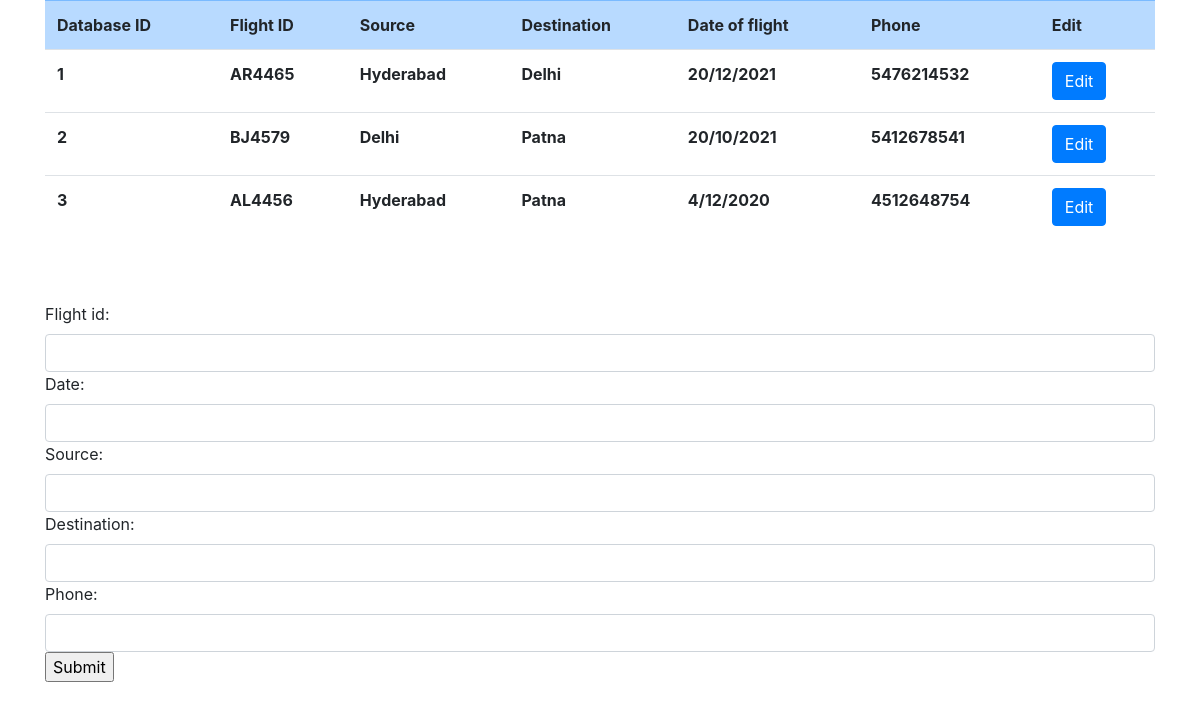
Before: /flights/ with the older database file.
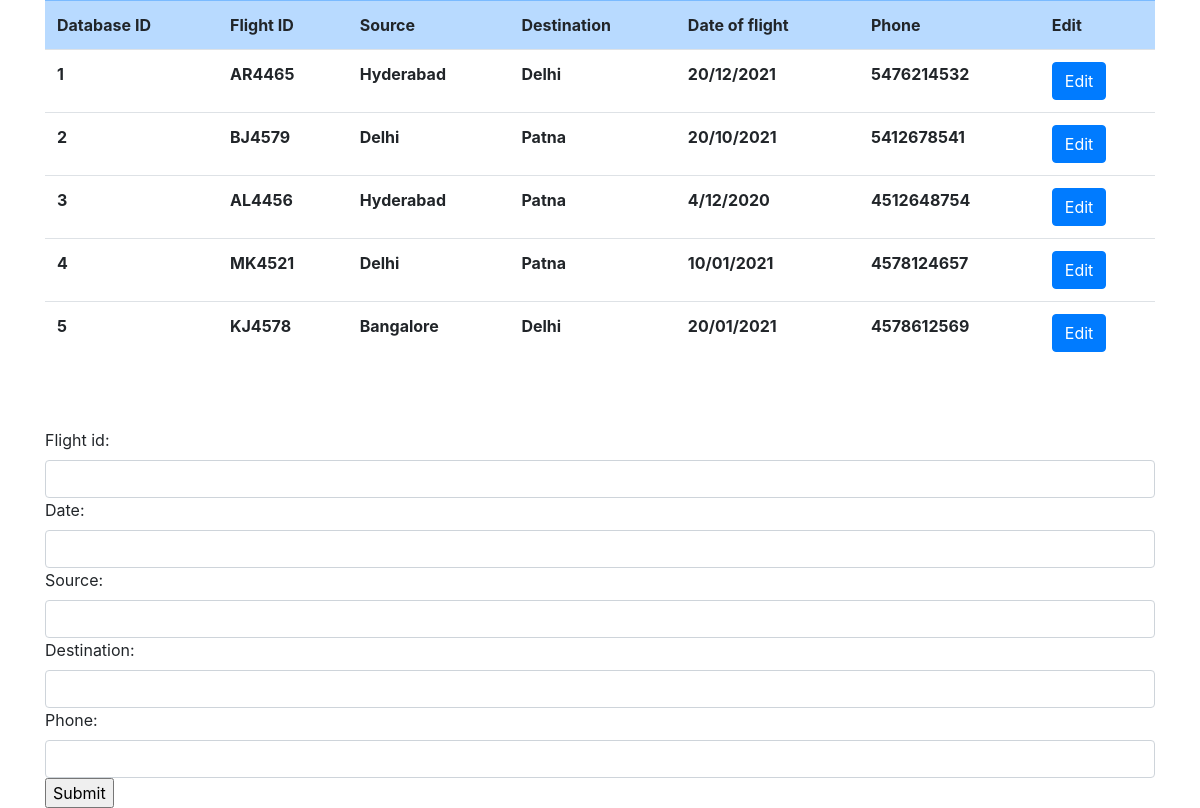
After: the same page with the newer database file.
### api/models.py (models this page shows, shortened)
class Flight(models.Model):
    flight_id = models.CharField(validators=[RegexValidator(regex='[A-Z]{2}[0-9]{4}')], max_length=6)
    date = models.CharField(validators=[RegexValidator(regex='[0-9]{2}\/[0-9]{2}\/[0-9]{4}')], max_length=10)
    source = models.CharField(max_length=20)
    destination = models.CharField(max_length=20)
    phone = models.CharField(validators=[RegexValidator(regex='[0-9]{10}')], max_length=10)

### api/views.py (the view, shortened to what this page needs)
# urls.py: path('flights/', flight),
def flight(request):
    obj = Flight()
    f = Flight.objects.all()
    count = Flight.objects.count()
    dict_data = serializers.serialize('python',f) # convert the QuerySet to Dictionary
    return render(request, "flights.html", {'flights':dict_data, 'form':FlightForm})

### api/Templates/flights.html (shortened to what this page needs)
{% extends "base.html" %}
{% block content %}
<div class = "container">
    <table class = "table table-hover">
        <tr class="table-primary">
            <th>
                Database ID
            </th>
            <th>
                Flight ID
            </th>
            <th>
                Source
            </th>
            <th>
                Destination
            </th>
            <th>
                Date of flight
            </th>
            <th>
                Phone
            </th>
            <th>
                Edit
            </th>
        </tr>
        {% for flight in flights %}
        <tr>
            <th>
                {{flight.pk}}
            </th>
            <th>
                {{flight.fields.flight_id}}
            </th>
            <th>
                {{flight.fields.source}}
            </th>
            <th>
                {{flight.fields.destination}}
            </th>
            <th>
                {{flight.fields.date}}
            </th>
            <th>
                {{flight.fields.phone}}
            </th>
            <th>
                <a class="btn btn-primary" href="/flights/{{flight.pk}}" role="button">Edit</a>
            </th>
        </tr>
        {% endfor %}
    </table>
<br><br>
<form action="/flights/" method="post">
    {{form}}
    <input type="submit" value="Submit">
</form>
</div>
{% endblock %}

### api/Templates/base.html (shortened to what this page needs)
<!DOCTYPE html>
<html lang="en">
<head>
    {% load static %}
    <link href="{% static 'assets/css/bootstrap.min.css' %}" rel="stylesheet">
</head>
<body class="container-fluid">
    {% block content %}
    {% endblock %}
</body>
</html>

Changed rows visible on the page:
added Flight: fields.flight_id "MK4521", fields.source "Delhi", fields.destination "Patna", fields "10/01/2021"
added Flight: fields.flight_id "KJ4578", fields.source "Bangalore", fields.destination "Delhi", fields "20/01/2021"
Other visible differences:
new list line: "4 4578124657 Edit"
new list line: "5 4578612569 Edit"
